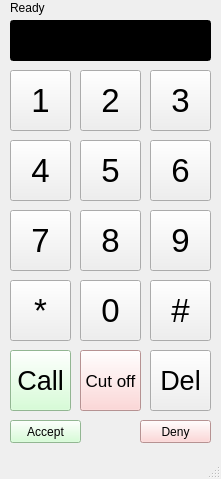
<?xml version="1.0" encoding="UTF-8"?>
<ui version="4.0">
 <class>MainWindow</class>
 <widget class="QMainWindow" name="MainWindow">
  <property name="enabled">
   <bool>true</bool>
  </property>
  <property name="geometry">
   <rect>
    <x>0</x>
    <y>0</y>
    <width>221</width>
    <height>479</height>
   </rect>
  </property>
  <property name="windowTitle">
   <string>SIM800C Phone Call</string>
  </property>
  <property name="styleSheet">
   <string notr="true"/>
  </property>
  <widget class="QWidget" name="centralwidget">
   <property name="styleSheet">
    <string notr="true"/>
   </property>
   <widget class="QPushButton" name="pushButton_1">
    <property name="geometry">
     <rect>
      <x>10</x>
      <y>70</y>
      <width>61</width>
      <height>61</height>
     </rect>
    </property>
    <property name="font">
     <font>
      <pointsize>25</pointsize>
     </font>
    </property>
    <property name="text">
     <string>1</string>
    </property>
   </widget>
   <widget class="QPushButton" name="pushButton_2">
    <property name="geometry">
     <rect>
      <x>80</x>
      <y>70</y>
      <width>61</width>
      <height>61</height>
     </rect>
    </property>
    <property name="font">
     <font>
      <pointsize>25</pointsize>
     </font>
    </property>
    <property name="text">
     <string>2</string>
    </property>
   </widget>
   <widget class="QPushButton" name="pushButton_3">
    <property name="geometry">
     <rect>
      <x>150</x>
      <y>70</y>
      <width>61</width>
      <height>61</height>
     </rect>
    </property>
    <property name="font">
     <font>
      <pointsize>25</pointsize>
     </font>
    </property>
    <property name="text">
     <string>3</string>
    </property>
   </widget>
   <widget class="QPushButton" name="pushButton_4">
    <property name="geometry">
     <rect>
      <x>10</x>
      <y>140</y>
      <width>61</width>
      <height>61</height>
     </rect>
    </property>
    <property name="font">
     <font>
      <pointsize>25</pointsize>
     </font>
    </property>
    <property name="text">
     <string>4</string>
    </property>
   </widget>
   <widget class="QPushButton" name="pushButton_5">
    <property name="geometry">
     <rect>
      <x>80</x>
      <y>140</y>
      <width>61</width>
      <height>61</height>
     </rect>
    </property>
    <property name="font">
     <font>
      <pointsize>25</pointsize>
     </font>
    </property>
    <property name="text">
     <string>5</string>
    </property>
   </widget>
   <widget class="QPushButton" name="pushButton_6">
    <property name="geometry">
     <rect>
      <x>150</x>
      <y>140</y>
      <width>61</width>
      <height>61</height>
     </rect>
    </property>
    <property name="font">
     <font>
      <pointsize>25</pointsize>
     </font>
    </property>
    <property name="text">
     <string>6</string>
    </property>
   </widget>
   <widget class="QPushButton" name="pushButton_7">
    <property name="geometry">
     <rect>
      <x>10</x>
      <y>210</y>
      <width>61</width>
      <height>61</height>
     </rect>
    </property>
    <property name="font">
     <font>
      <pointsize>25</pointsize>
     </font>
    </property>
    <property name="text">
     <string>7</string>
    </property>
   </widget>
   <widget class="QPushButton" name="pushButton_8">
    <property name="geometry">
     <rect>
      <x>80</x>
      <y>210</y>
      <width>61</width>
      <height>61</height>
     </rect>
    </property>
    <property name="font">
     <font>
      <pointsize>25</pointsize>
     </font>
    </property>
    <property name="text">
     <string>8</string>
    </property>
   </widget>
   <widget class="QPushButton" name="pushButton_9">
    <property name="geometry">
     <rect>
      <x>150</x>
      <y>210</y>
      <width>61</width>
      <height>61</height>
     </rect>
    </property>
    <property name="font">
     <font>
      <pointsize>25</pointsize>
     </font>
    </property>
    <property name="text">
     <string>9</string>
    </property>
   </widget>
   <widget class="QPushButton" name="pushButton_10">
    <property name="geometry">
     <rect>
      <x>10</x>
      <y>280</y>
      <width>61</width>
      <height>61</height>
     </rect>
    </property>
    <property name="font">
     <font>
      <pointsize>25</pointsize>
     </font>
    </property>
    <property name="text">
     <string>*</string>
    </property>
   </widget>
   <widget class="QPushButton" name="pushButton_0">
    <property name="geometry">
     <rect>
      <x>80</x>
      <y>280</y>
      <width>61</width>
      <height>61</height>
     </rect>
    </property>
    <property name="font">
     <font>
      <pointsize>25</pointsize>
     </font>
    </property>
    <property name="text">
     <string>0</string>
    </property>
   </widget>
   <widget class="QPushButton" name="pushButton_11">
    <property name="geometry">
     <rect>
      <x>150</x>
      <y>280</y>
      <width>61</width>
      <height>61</height>
     </rect>
    </property>
    <property name="font">
     <font>
      <pointsize>25</pointsize>
     </font>
    </property>
    <property name="text">
     <string>#</string>
    </property>
   </widget>
   <widget class="QPushButton" name="pushButton_12">
    <property name="geometry">
     <rect>
      <x>10</x>
      <y>350</y>
      <width>61</width>
      <height>61</height>
     </rect>
    </property>
    <property name="font">
     <font>
      <pointsize>20</pointsize>
     </font>
    </property>
    <property name="styleSheet">
     <string notr="true">background-color: #ccffcc</string>
    </property>
    <property name="text">
     <string>Call</string>
    </property>
   </widget>
   <widget class="QLineEdit" name="lineEdit">
    <property name="geometry">
     <rect>
      <x>10</x>
      <y>20</y>
      <width>201</width>
      <height>41</height>
     </rect>
    </property>
    <property name="font">
     <font>
      <pointsize>20</pointsize>
     </font>
    </property>
    <property name="styleSheet">
     <string notr="true">background-color: #000; color:#fff;</string>
    </property>
    <property name="text">
     <string/>
    </property>
   </widget>
   <widget class="QPushButton" name="pushButton_del">
    <property name="geometry">
     <rect>
      <x>150</x>
      <y>350</y>
      <width>61</width>
      <height>61</height>
     </rect>
    </property>
    <property name="font">
     <font>
      <pointsize>20</pointsize>
     </font>
    </property>
    <property name="styleSheet">
     <string notr="true"/>
    </property>
    <property name="text">
     <string>Del</string>
    </property>
   </widget>
   <widget class="QPushButton" name="pushButton_13">
    <property name="geometry">
     <rect>
      <x>80</x>
      <y>350</y>
      <width>61</width>
      <height>61</height>
     </rect>
    </property>
    <property name="font">
     <font>
      <pointsize>13</pointsize>
     </font>
    </property>
    <property name="styleSheet">
     <string notr="true">background-color: #ffcccc</string>
    </property>
    <property name="text">
     <string>Cut off</string>
    </property>
   </widget>
   <widget class="QLabel" name="label_show">
    <property name="enabled">
     <bool>true</bool>
    </property>
    <property name="geometry">
     <rect>
      <x>10</x>
      <y>0</y>
      <width>141</width>
      <height>16</height>
     </rect>
    </property>
    <property name="autoFillBackground">
     <bool>false</bool>
    </property>
    <property name="inputMethodHints">
     <set>Qt::ImhNone</set>
    </property>
    <property name="text">
     <string>Ready</string>
    </property>
   </widget>
   <widget class="QPushButton" name="pushButton_accept">
    <property name="geometry">
     <rect>
      <x>10</x>
      <y>420</y>
      <width>71</width>
      <height>23</height>
     </rect>
    </property>
    <property name="styleSheet">
     <string notr="true">background-color: #ccffcc</string>
    </property>
    <property name="text">
     <string>Accept</string>
    </property>
   </widget>
   <widget class="QPushButton" name="pushButton_deny">
    <property name="geometry">
     <rect>
      <x>140</x>
      <y>420</y>
      <width>71</width>
      <height>23</height>
     </rect>
    </property>
    <property name="styleSheet">
     <string notr="true">background-color: #ffcccc</string>
    </property>
    <property name="text">
     <string>Deny</string>
    </property>
   </widget>
  </widget>
  <widget class="QMenuBar" name="menubar">
   <property name="geometry">
    <rect>
     <x>0</x>
     <y>0</y>
     <width>221</width>
     <height>21</height>
    </rect>
   </property>
  </widget>
  <widget class="QStatusBar" name="statusbar"/>
 </widget>
 <resources/>
 <connections/>
</ui>
